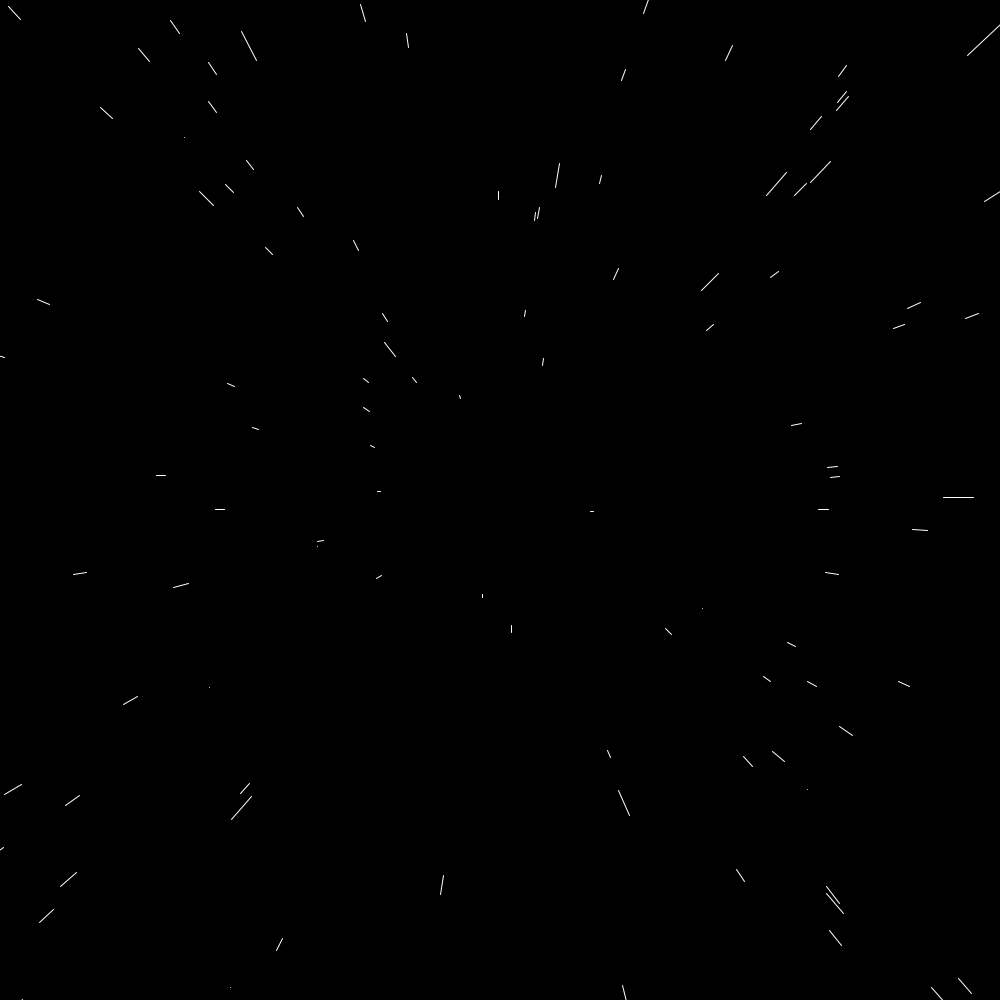
Frame 1 (no input)
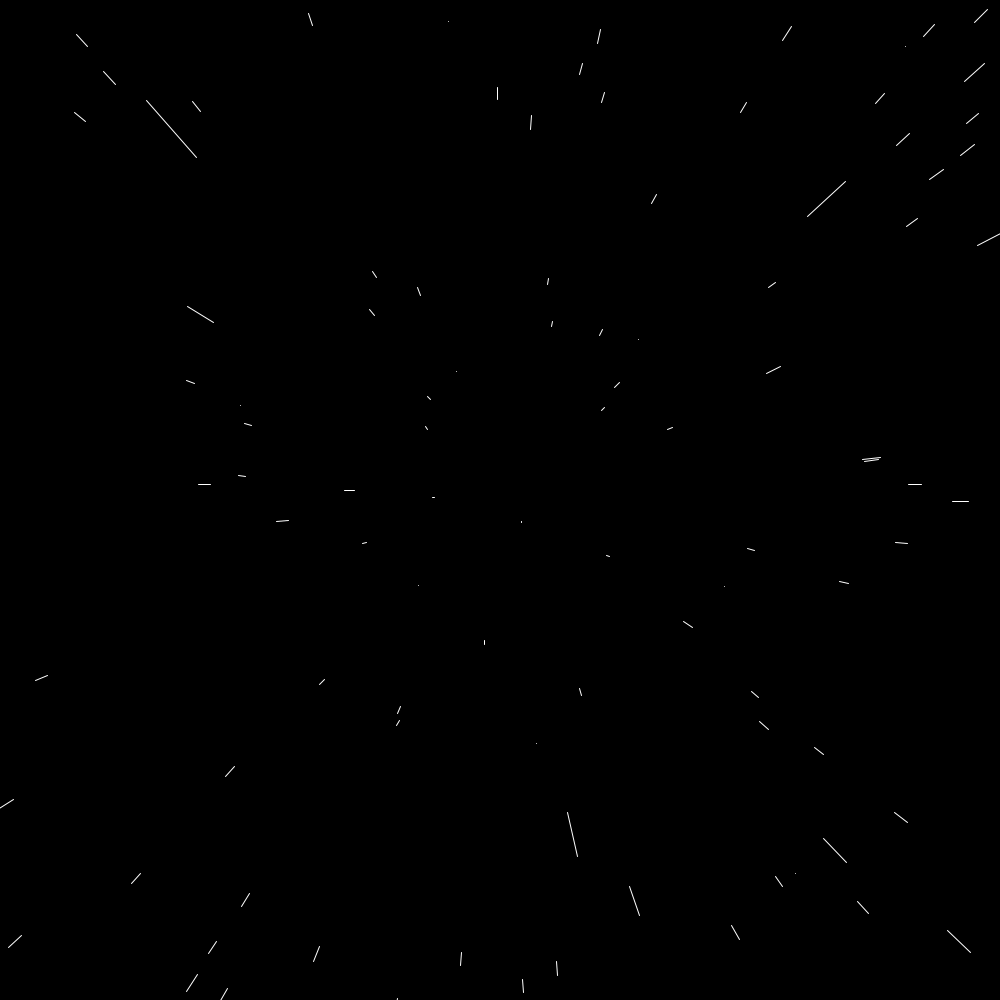
Frame 60 (the mouse pressed at the canvas centre just before this capture)
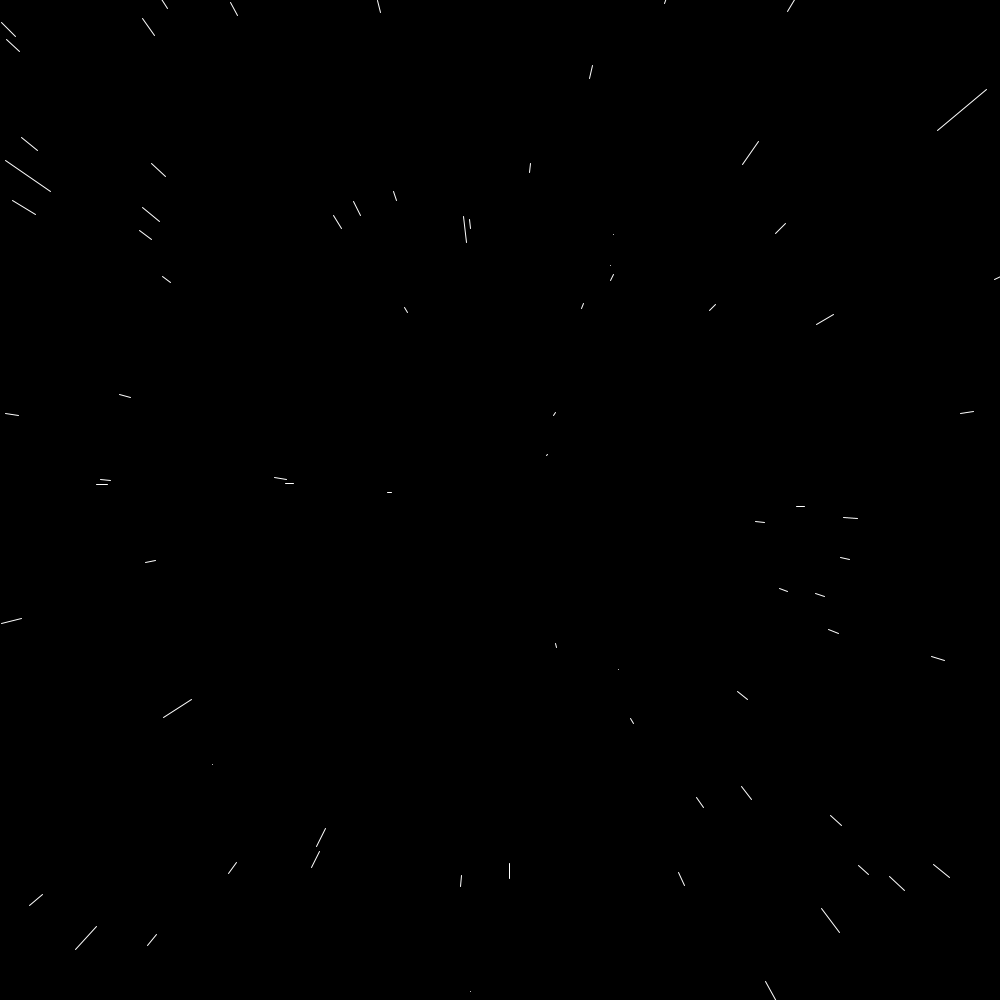
Frame 120 (the mouse held since frame 60 and released just before this capture)

The Processing sketch that drew these frames (run headless with seeded random() and noise(); from frame 60 on, the mouse is pressed at the canvas centre):

// Processing sketch: Tutorial_Extra_Project_
// ── Tutorial_Extra_Project_.pde
/// link to tutorial starfield https://youtu.be/17WoOqgXsRM


Star [] stars = new Star[1000];

float speed;

void setup () {
  size (1000, 1000);
  for (int i = 0; i < stars. length; i ++) {
    stars [i] = new Star ();
  }
}


void draw () {
  speed = map(500, 0, width, 0, 50);
  background (0);
  translate (width/2, height/2);
  for (int i = 0; i < stars. length; i ++) {
    stars [i].update();
    stars [i].show();
  }
}


  

// ── Star_Details.pde
class Star {
  float x;
  float y;
  float z;
  float pz;



  Star () {
    x = random (-width, width);
    y = random (-height, height);
    z = random (width);
    pz = z;
  }

  void update () {
    z = z - speed;
    if (z < 1) {
      z = width;
      x = random (-width, width);
      y = random (-height, height);
      pz = z;
    }
  }

  void show () {
    fill (255);
    noStroke ();

    float sx = map(x / z, 0, 1, 0, width);
    float sy = map (y / z, 0, 1, 0, height);


    float r = map(z, 0, width, 16, 0);
   /// ellipse (sx, sy, r, r);

    float px = map(x / pz, 0, 1, 0, width);
    float py = map(y / pz, 0, 1, 0, height);
 pz = z; 
    stroke (255);
    line (px, py, sx, sy);
  }
}
